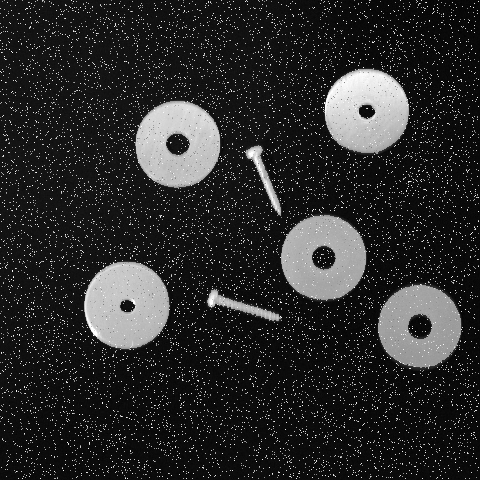
#> input picture standard_test_images/tapis.png, 480 x 480 px
$ jupyter execute --allow-errors TP5.ipynb   (shell and % lines are left out)
#> lines starting #> are read from the running program, lines starting #| are printed output that depends on the picture; after the words box and inside, x2 and y2 are one past the last pixel; in counts of white or black regions, pixels touching at a corner belong together
[cell 1]
# import of the libraries
import numpy as np
import matplotlib.pyplot as plt
import cv2 as cv
import time

# Non linear filtering, mathematical morphology, segmentation

We are going to follow a complete image processing that achieves of non linear filtering and different mathematical morphology operations (sort, segmentation and labelling).

## Preprocessing

### Denoising

The goal is to compare the performance of linear versus non-linear filters,
for the denoising of an image.

Write the python code in order to:
* read the _tapis.png_ noisy image
* filter it spatially by using a mean filter with kernel $(3 \times 3)$
* filter it spatially by using a median filter with kernel $(3 \times 3)$ with _cv.medianBlur()_
* display the 175th rows of the 3 images

[cell 2]
plt.close('all')

# image reading
im = cv.imread('../standard_test_images/tapis.png')
#> im is the input picture: shape (480, 480, 3); min 2, max 255, mean 42.6
print ('image size =', np.shape(im))
#| image size = (480, 480, 3)

im = im[:,:,1] # lus comme une image couleur ?
#> im: shape (480, 480)
print ('image size =', np.shape(im))
#| image size = (480, 480)
print ('pixel type =', im.dtype)
#| pixel type = uint8

# image display
plt.figure()
plt.imshow(im, "gray")
plt.title("noisy")

# Filtering by using a mean filter (3x3)

## kernel
kernel1 = np.array([[1, 1, 1], [1, 1, 1], [1, 1, 1]]) / 9

## filtering
im1 = cv.filter2D(im, -1, kernel1)

# image display
plt.figure()
plt.imshow(im1, "gray")
plt.title("mean")

# Filtering by using a median filter (3x3)
im2 = cv.medianBlur(im, 3)
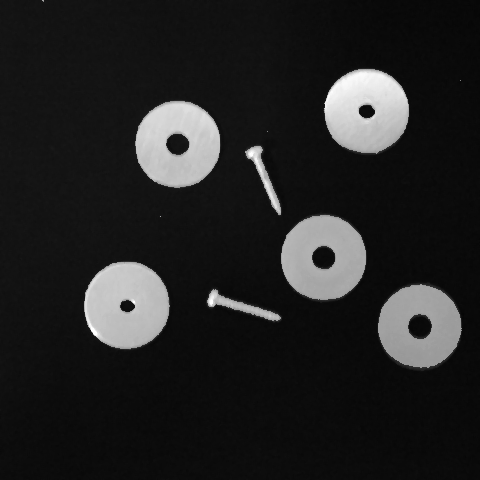
#> im2: shape (480, 480); min 6, max 255, mean 35.2

# image display
plt.figure()
plt.imshow(im2, "gray")
plt.title("median")

# Diplay of the 175th rows
fig, axs = plt.subplots(3, 1)
axs[0].title.set_text("noisy")
axs[0].stem(im[175])
axs[1].title.set_text("mean")
axs[1].stem(im1[175])
axs[2].title.set_text("median")
axs[2].stem(im2[175])
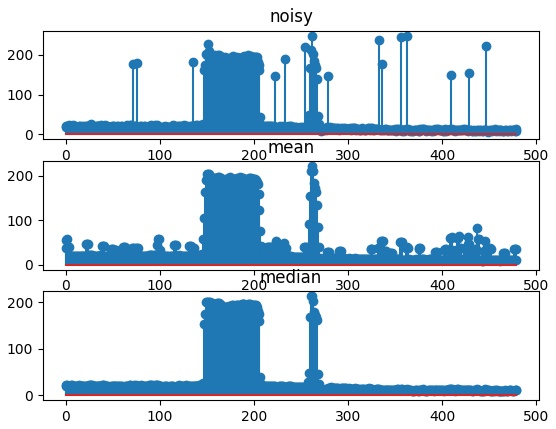
#> figure drawn by matplotlib, 3 panels; panel 1: curve peaks at x = 262, y = 248; panel 2: curve peaks at x = 262, y = 222; panel 3: curve peaks at x = 261, y = 212

**Questions:**

* What are the characteristics of this "salt-and-pepper" noise?
* Why the median filter is more efficient in this case? How does it work?

The median filter works well in this case, as the noise is sparse, thus allowing the median filter to always select values from the background, and removing the stray noisy pixels.

### Binarization

By using the Otsu's method, determine the threshold in order to binarize the image filtered.

Check that the resul is correct such as background's pixels are equal to 0, form's pixels are equal to 1.

Note that OpenCV will use images in uint8 format (and not boolean) in the following steps.

[cell 3]
plt.close('all')

# "Binarization" with an automatic threshold (by Otsu method)
auto_thres, im_bin = cv.threshold(im2, 0, 255, cv.THRESH_BINARY+cv.THRESH_OTSU)
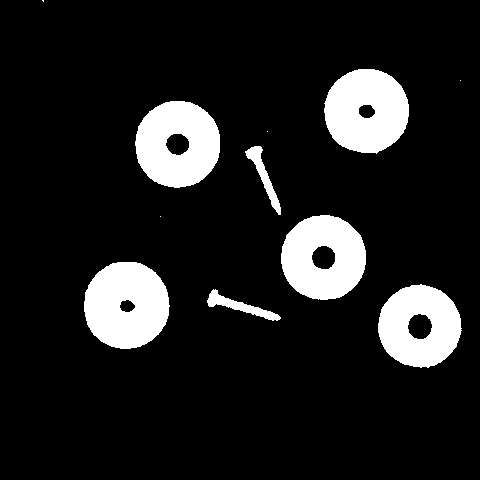
#> im_bin: shape (480, 480); 12.3% white; 11 white regions (4 under 20 px), largest, box (x1, y1, x2, y2) and area: (84, 262, 170, 349) 5772, (324, 69, 409, 154) 5485, (135, 101, 220, 188) 5469
#> auto_thres = 49
plt.figure()
plt.imshow(im_bin, "gray")
plt.title("binary (grey levels)")

# to 0/1
im_bin[np.where(im_bin == 255)] = 1
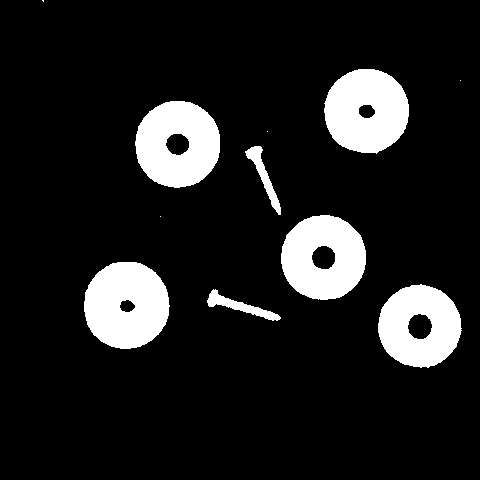
#> im_bin: shape (480, 480); values 0 (black) and 1 (white), 12.3% white; 11 white regions (4 under 20 px), largest, box (x1, y1, x2, y2) and area: (84, 262, 170, 349) 5772, (324, 69, 409, 154) 5485, (135, 101, 220, 188) 5469

plt.figure()
plt.imshow(im_bin, "gray")
plt.title("binary")

## Mathematical morphology operations on binary images

### Removing of the screws

To remove the screws from the "binary image", proceed in 2 steps:
- first, one single erosion removes all the screw (but also the rings),
- then by controlled successive dilations, the rings are reshaped.

Write the python code in order to:
* create a circular structural element with a large radius with _cv.getStructuringElement()_
* erode the "binary" image in order to remove the screws, with _cv.erode()_
* by successive dilations (using small circular structural element), reshape de rings, with _cv.dilate()_

[cell 4]
# RAZ (figures closing)
plt.close('all')

# Removing of the screws
radius = 17
B = cv.getStructuringElement(cv.MORPH_ELLIPSE, (radius, radius))
print(B)

im_er = cv.erode(im_bin, B, 1)
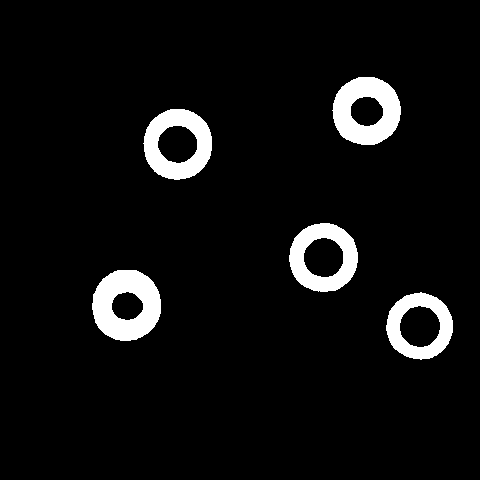
#> im_er: shape (480, 480); values 0 (black) and 1 (white), 6% white; 5 white regions, box (x1, y1, x2, y2) and area: (92, 270, 161, 341) 3248, (332, 77, 401, 145) 2972, (143, 109, 212, 180) 2742, (289, 223, 358, 292) 2549, (386, 292, 453, 360) 2231

# display
plt.figure()
plt.imshow(im_er, "gray")
plt.title("1st erosion")

# Successives Dilations
radius2 = 5
B2 = cv.getStructuringElement(cv.MORPH_ELLIPSE, (radius2, radius2))
print(B2)

im_tmp = cv.convertScaleAbs( np.zeros( np.shape(im_er) ) )

# iterations up to idempotence
count = 0
while( (cv.subtract(im_er, im_tmp).any()) ):
    count = count+1
    im_tmp = im_er
    im_er = cv.dilate(im_er, B2, 1) * im_bin
#> this loop made 6 passes
#> pass 1, `im_er = cv.dilate(im_er, B2, 1) * im_bin`:
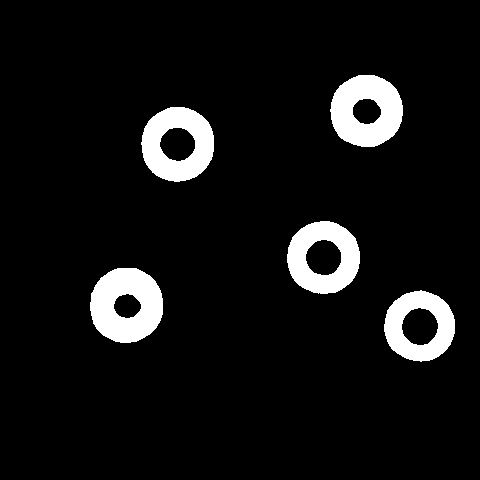
#> im_er: shape (480, 480); values 0 (black) and 1 (white), 7.4% white; 5 white regions, box (x1, y1, x2, y2) and area: (90, 268, 163, 343) 3896, (330, 75, 403, 147) 3616, (141, 107, 214, 182) 3445, (287, 221, 360, 294) 3252, (384, 290, 455, 362) 2930
#> after the loop:
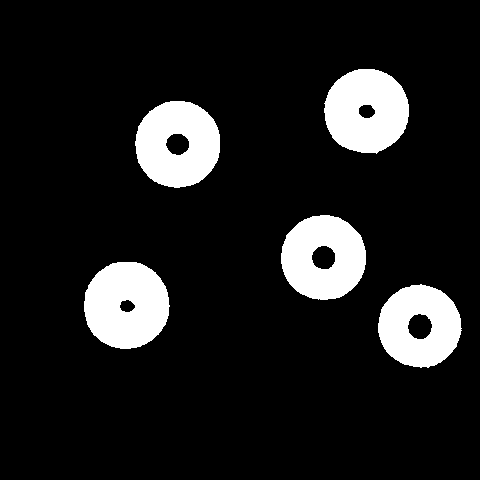
#> im_er: shape (480, 480); values 0 (black) and 1 (white), 11.7% white; 5 white regions, box (x1, y1, x2, y2) and area: (84, 262, 170, 349) 5772, (324, 69, 409, 154) 5485, (135, 101, 220, 188) 5469, (281, 215, 366, 300) 5281, (378, 284, 462, 368) 4936
#> after the loop, count = 6

# display
plt.figure()
plt.imshow(im_tmp, "gray")
plt.title("after dilations")

**Questions:**

* How do you choose the structural element used for the erosion?
* How do you choose the structural element used for the successive dilations?
* What is the criteria used to stop the successive dilations?

The structural element for erosion is chosen based on the largest shape we want to erase, which is the head of the screws. Any larger would risk erasing one of the washers.

For dilations, we choose a smaller element to grow the shape progressively. The dilations simply stop whenever there's no more differences between the original image and the dilated one.

### Segmentation and labelling of the objects

We are going to use the Rosenfeld algorithm in order to segment and count the objects in the binary image.
Complete the fonction below and test it:
- first on a small matrix (define just after)
- next, on the complete binary image.

[cell 5]
def label(I_in):

    """
    Labelling of an binary image by using the Rosenfeld method.
    Usage:
    nb_objects, I_out = label(I_in)
    - I_in: input binary image
    - nb_objects: number of connected objects obtained after segmentation
    - I_out: segmented output image
    """

    # initialisation

    nb_rows, nb_colums = np.shape(I_in);

    # The table "labels" contains the pixels of the form.
    # The pixels are ranked as by a raster-scan of the image (i.e. from top-down, left-right).
    # The table has 3 columns :
    # - 1st column: row index of the pixels
    # - 2nd colum: columns index
    # - label of the pixel

    # find the coordinates of the pixels equal to 1
    coords = cv.findNonZero(I_in)
        # coordinates of the pixels equal to 1
        # Note: the indexes rows/columns returned here are inversed (column index first)
    nb_pixels_1 = np.shape(coords)[0] # nb of pixels equals to 1 (that belong to the form)

    # labels filling with the form's pixels coordinates
    labels = np.zeros([nb_pixels_1, 3]).astype(int) # creations
    coords_flatten = coords.flatten()  # all the coordinates in one column (1D)
    labels[0:, 0] = coords_flatten[1::2] # row indexes of the form pixelss
    labels[0:, 1] = coords_flatten[0::2] # column indexes of the form pixels

    # labels filling: computation of the form's pixels labels

    # initialisation of the labels
    labels[0:, 2] = -1 # labels initialisation: "-1" = no label
    labels[0, 2] = 1 # for the first pixel => label = 1 (note: the background label is 0)

    # then scan of the other pixels in labels:

    for m in range(1, nb_pixels_1): # m: index of the current pixel

        # coordinates of the current pixels
        coord_Cr = labels[m, 0]; # rows index
        coord_Cc = labels[m, 1]; # columns index

        # coordinates of its left neighbour
        coord_Lr = coord_Cr
        coord_Lc = coord_Cc -1

        # coordinates of its top neighbour
        coord_Tr = coord_Cr -1
        coord_Tc = coord_Cc

        # research of an (eventual) left neighbour
        # between the previous pixels in "labels"

        index_neighbour_L = -1; # initialisation : no left neighbour in labels

        eventual_neigbours_Lr = np.where( labels[0:m, 0]==coord_Lr )[0] # possibility in labels
        nb_eventual_neigbours_Lr = np.size( eventual_neigbours_Lr )

        if (nb_eventual_neigbours_Lr > 0):
            eventual_neigbour_Lc = np.where( labels[ eventual_neigbours_Lr, 1]==coord_Lc )[0];
            nb_eventual_neigbours_Lc = np.size( eventual_neigbour_Lc )

            if (nb_eventual_neigbours_Lc > 0):
                index_neighbour_L = eventual_neigbours_Lr[ eventual_neigbour_Lc[0] ]

        # research of an (eventual) top neighbour
        # between the previous pixels in "labels"

        index_neighbour_T = -1; # initialisation : no top neighbour in labels

        eventual_neigbours_Tr = np.where( labels[0:m, 0]==coord_Tr )[0] # possibility in labels
        nb_eventual_neigbours_Tr = np.size( eventual_neigbours_Tr )

        if (nb_eventual_neigbours_Tr > 0):
            eventual_neigbour_Tc = np.where( labels[ eventual_neigbours_Tr, 1]==coord_Tc )[0];
            nb_eventual_neigbours_Tc = np.size( eventual_neigbour_Tc )

            if (nb_eventual_neigbours_Tc > 0):
                index_neighbour_T = eventual_neigbours_Tr[ eventual_neigbour_Tc[0] ]

        # labeling according to the neigbours

        # if the current pixel has a Left neighbour AND a top neighbour
        if (( index_neighbour_L != -1) and ( index_neighbour_T != -1)):
            label_min = np.min( [ labels[index_neighbour_L][2], labels[index_neighbour_T][2] ] );
            label_max = np.max( [ labels[index_neighbour_L][2], labels[index_neighbour_T][2] ] );
            labels[m][2] = label_min # current pixel label

            # if the 2 labels are different for the connected pixels => previous labels actualisation
            if (label_min != label_max):
                for j in range(1,m): # pixels connected with the current one => label_min
                    if ( labels[j][2] == label_max):
                        labels[j][2] = label_min
                    if ( labels[j][2] > label_max): # pixels not connected with the current one and with a higher label
                        labels[j][2] = labels[j][2] - 1 # need to decrement labels


        # if the current pixel has only a Left neighbour
        elif (index_neighbour_L != -1):
            labels[m][2] = labels[index_neighbour_L][2] # current pixel label = label of its left neighbour

        # if the current pixel has only a top neighbour
        elif (index_neighbour_T != -1):
            labels[m][2] = labels[index_neighbour_T][2] # current pixel label = label of its top neighbour

        # if the current pixel has no neighbour
        else:
            label_max = -1;
            for j in range(1,m): # find the max label among the previous
                if( labels[j][2] > label_max):
                    label_max = labels[j][2];
            labels[m][2] = label_max + 1 # new label by incrementing max label

    # objects number and segmented image

    # initialisations
    nb_objects = 0;
    I_out = ( np.zeros([nb_rows, nb_colums])).astype(int); # segmented image (output)

    # scan of labels
    for m in range(0, nb_pixels_1):

        xx = labels[m][0]; # pixel row index
        yy = labels[m][1]; # pixel column index
        I_out[xx][yy] = labels[m][2] # pixel label

        if( labels[m][2] > nb_objects):
            nb_objects = labels[m][2]

    return nb_objects, I_out #I_out, nb_obj

[cell 6]
# tests on a small binary image

# synthesis of the binary image AA
AA = (np.zeros([4, 6])).astype(int);
AA[0,0]=1
AA[0,1]=1
AA[1,2]=1
AA[2,1]=1
AA[1,4]=1
AA[2,4]=1
AA[2,3]=1

print("AA = ")
print(AA)

# segmentation and labelling of AA (and objects counting)
nb_obj, I_seg = label(AA)

# results display
print("nb_obj= ", nb_obj)

plt.figure()
plt.title('Segmented image (test)')
plt.imshow(I_seg, cmap='jet')
plt.colorbar()
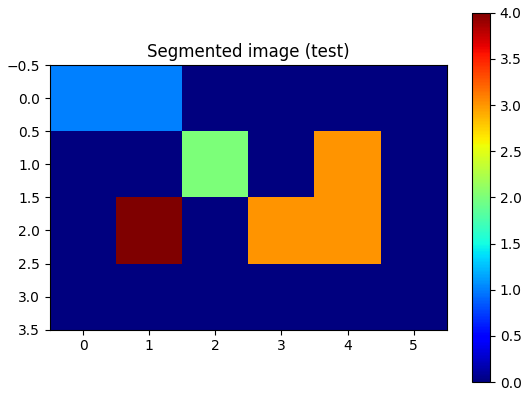
#> figure drawn by matplotlib, 2 panels

[cell 7]
# RAZ (figures closing)
plt.close('all')

# segmentation and labelling of the binary image with the rings (and counting of the laters)
nb_obj, I_seg = label(im_er)
#> in label (call 2), `coords = cv.findNonZero(I_in)`: coords = contour of 26943 points, box (x1, y1, x2, y2) (84, 69, 462, 368), area 32745
#> after the loop in label (call 2), `for m in range(0, nb_pixels_1):`:
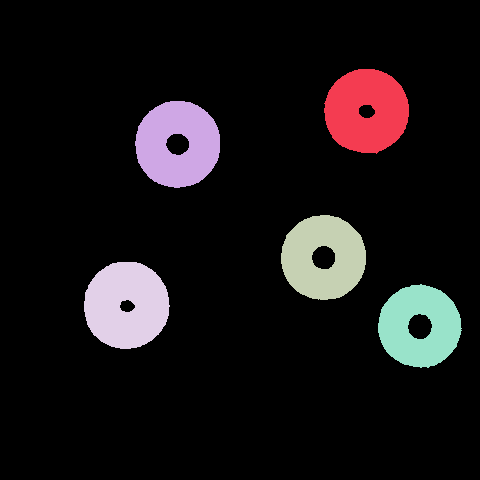
#> I_out: shape (480, 480) int64; 6 distinct labels, from 0 to 5; one colour per label, 0 black

# display
print("nb_obj= ", nb_obj)
#| nb_obj=  5

plt.figure()
plt.title('Segmented image')
plt.imshow(I_seg, cmap='jet')
plt.colorbar()
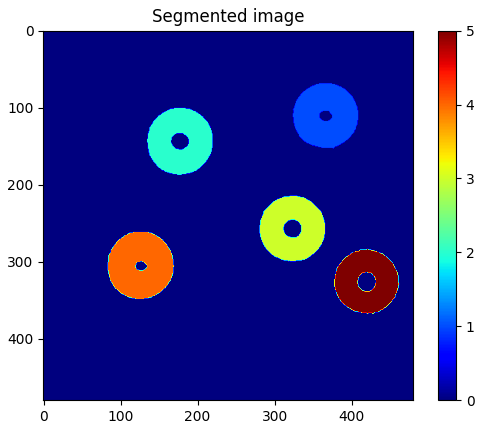
#> figure drawn by matplotlib, 2 panels
